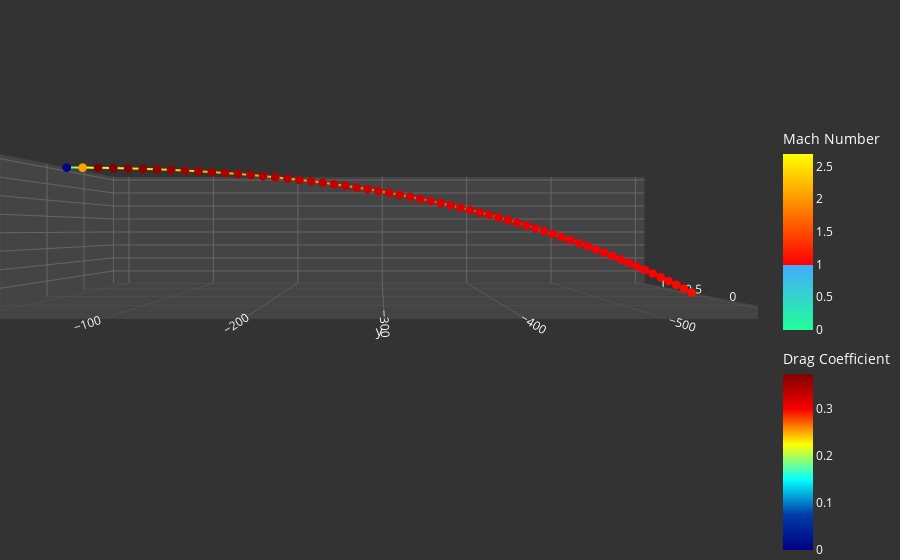

The notebook cell this image was saved under:
### Code cell
fig = go.Figure()

mach_min = df['projectile.mach_number'].min()
mach_max = df['projectile.mach_number'].max()
mach_threshold = 1.0
mach_threshold_norm = (mach_threshold - mach_min) / (mach_max - mach_min)
mach_colorscale = [
  [0.0, '#2f9'],
  [mach_threshold_norm, '#4af'],
  [mach_threshold_norm, '#f00'],
  [1.0, '#ff0']
]

fig.add_trace(go.Scatter3d(
  x=df['projectile.position.x'],
  z=df['projectile.position.y'],
  y=df['projectile.position.z'],
  mode='lines+markers',
  marker=dict(
    size=3,
    color=df['projectile.current_drag_coef'],
    colorscale='Jet',
    colorbar=dict(
      title='Drag Coefficient',
      y=0.0,
      len=0.5
    )
  ),
  line=dict(
    width=4,
    color=df['projectile.mach_number'],
    colorscale=mach_colorscale,
    colorbar=dict(
      title='Mach Number',
      y=0.5,
      len=0.5
    ),
  ),
  name='Position',
  customdata=pd.concat([
    df[[
    'timing.frame',
    'projectile.flight_time',
    'projectile.velocity.z',  # Rate Z
    'projectile.velocity.y',  # Rate Y
    'projectile.velocity.x',  # Rate X
    'projectile.velocity.length',  # Vel m/s
    'projectile.mach_number',      # Vel M
    'projectile.current_drag_coef' # Cd
  ]],
    df[[
      'projectile.position.z',  # Dist (Z)
      'projectile.position.y',  # Drop (Y)
      'projectile.position.x',  # Drift (X)
    ]].abs()
  ], axis=1),
  hovertemplate=(
    "Frame %{customdata[0]} (%{customdata[1]:.5f}s)<br>" +
    "Dist: %{customdata[8]:.2f} m | Drop: %{customdata[9]:.2f} m | Drift: %{customdata[10]:.2f} m<br>" +
    "Rate: (%{customdata[2]:.2f}, %{customdata[3]:.2f}, %{customdata[4]:.2f}) m/s<br>" +
    "Velocity: %{customdata[5]:.2f} m/s (%{customdata[6]:.2f} M)<br>" +
    "Cd: %{customdata[7]:.3f}" +
    "<extra></extra>"
  )
))


scene_ax = dict(
  backgroundcolor='#444',
  gridcolor='#666',
  showbackground=True,
  zerolinecolor='#666',
  color='white'
)
fig.update_layout(
  paper_bgcolor='#333',
  plot_bgcolor='#444',
  font=dict(
    color='white'
  ),
  scene_camera=dict(
    eye=dict(x=-2.0, y=0.0, z=0.0)  # положение "глаза камеры"
  ),
  scene=dict(
    aspectmode='manual',
    aspectratio=dict(x=1.0, y=2.5, z=0.5),
    xaxis=scene_ax,
    yaxis=scene_ax,
    zaxis=scene_ax
  ),
  margin=dict(l=0, r=0, b=0, t=10)
)

### Figure 1 — Plotly figure (JSON) as saved in the notebook; plotly's stock layout.template omitted (floating-point values rounded to 4 significant figures; data arrays with more than 128 entries replaced by an {"elided": "..."} marker saying what was removed)
{"data": [{"customdata": {"elided": "60x11 float values"}, "hovertemplate": "Frame %{customdata[0]} (%{customdata[1]:.5f}s)<br>Dist: %{customdata[8]:.2f} m | Drop: %{customdata[9]:.2f} m | Drift: %{customdata[10]:.2f} m<br>Rate: (%{customdata[2]:.2f}, %{customdata[3]:.2f}, %{customdata[4]:.2f}) m/s<br>Velocity: %{customdata[5]:.2f} m/s (%{customdata[6]:.2f} M)<br>Cd: %{customdata[7]:.3f}<extra></extra>", "line": {"color": [0.0, 2.688, 2.629, 2.573, 2.52, 2.469, 2.421, 2.375, 2.331, 2.289, 2.249, 2.211, 2.174, 2.138, 2.104, 2.071, 2.039, 2.008, 1.979, 1.95, 1.922, 1.896, 1.87, 1.845, 1.821, 1.797, 1.774, 1.752, 1.73, 1.709, 1.689, 1.669, 1.65, 1.631, 1.613, 1.595, 1.578, 1.561, 1.544, 1.528, 1.512, 1.497, 1.482, 1.467, 1.453, 1.438, 1.425, 1.411, 1.398, 1.385, 1.373, 1.36, 1.348, 1.336, 1.324, 1.313, 1.302, 1.291, 1.28, 1.269], "colorbar": {"len": 0.5, "title": {"text": "Mach Number"}, "y": 0.5}, "colorscale": [[0, "#2f9"], [0.372, "#4af"], [0.372, "#f00"], [1, "#ff0"]], "width": 4}, "marker": {"color": [0.0, 0.252, 0.3745, 0.3712, 0.3681, 0.3651, 0.3623, 0.3596, 0.357, 0.3546, 0.3522, 0.35, 0.3478, 0.3457, 0.3437, 0.3418, 0.34, 0.3382, 0.3365, 0.3348, 0.3332, 0.3317, 0.3302, 0.3287, 0.3273, 0.3259, 0.3246, 0.3233, 0.3221, 0.3209, 0.3197, 0.3186, 0.3175, 0.3164, 0.3153, 0.3143, 0.3133, 0.3123, 0.3114, 0.3105, 0.3096, 0.3087, 0.3078, 0.307, 0.3061, 0.3053, 0.3046, 0.3038, 0.303, 0.3023, 0.3016, 0.3009, 0.3002, 0.2995, 0.2988, 0.2982, 0.2975, 0.2969, 0.2963, 0.2957], "colorbar": {"len": 0.5, "title": {"text": "Drag Coefficient"}, "y": 0}, "colorscale": [[0, "rgb(0,0,131)"], [0.2, "rgb(0,60,170)"], [0.4, "rgb(5,255,255)"], [0.6, "rgb(255,255,0)"], [0.8, "rgb(250,0,0)"], [1, "rgb(128,0,0)"]], "size": 3}, "mode": "lines+markers", "name": "Position", "type": "scatter3d", "x": [0.0, 0.0, 0.0, 0.0, 0.0, 0.0, 0.0, 0.0, 0.0, 0.0, 0.0, 0.0, 0.0, 0.0, 0.0, 0.0, 0.0, 0.0, 0.0, 0.0, 0.0, 0.0, 0.0, 0.0, 0.0, 0.0, 0.0, 0.0, 0.0, 0.0, 0.0, 0.0, 0.0, 0.0, 0.0, 0.0, 0.0, 0.0, 0.0, 0.0, 0.0, 0.0, 0.0, 0.0, 0.0, 0.0, 0.0, 0.0, 0.0, 0.0, 0.0, 0.0, 0.0, 0.0, 0.0, 0.0, 0.0, 0.0, 0.0, 0.0], "y": [0.0, -15.03, -29.74, -44.15, -58.26, -72.1, -85.68, -99.01, -112.1, -125.0, -137.6, -150.0, -162.2, -174.3, -186.1, -197.8, -209.2, -220.6, -231.7, -242.7, -253.5, -264.2, -274.8, -285.2, -295.4, -305.6, -315.6, -325.5, -335.3, -344.9, -354.5, -363.9, -373.2, -382.4, -391.6, -400.6, -409.5, -418.3, -427.1, -435.7, -444.3, -452.7, -461.1, -469.4, -477.6, -485.8, -493.8, -501.8, -509.8, -517.6, -525.4, -533.1, -540.7, -548.3, -555.8, -563.2, -570.6, -577.9, -585.2, -592.4], "z": [0.0, -0.002719, -0.008099, -0.01609, -0.02663, -0.0397, -0.05523, -0.07319, -0.09355, -0.1163, -0.1413, -0.1687, -0.1983, -0.2302, -0.2642, -0.3005, -0.339, -0.3796, -0.4223, -0.4672, -0.5141, -0.5631, -0.6142, -0.6674, -0.7225, -0.7797, -0.8389, -0.9001, -0.9632, -1.028, -1.095, -1.164, -1.235, -1.308, -1.383, -1.46, -1.538, -1.619, -1.701, -1.785, -1.871, -1.959, -2.049, -2.141, -2.234, -2.329, -2.427, -2.525, -2.626, -2.729, -2.833, -2.939, -3.047, -3.157, -3.268, -3.381, -3.496, -3.613, -3.731, -3.851]}], "layout": {"font": {"color": "white"}, "margin": {"b": 0, "l": 0, "r": 0, "t": 10}, "paper_bgcolor": "#333", "plot_bgcolor": "#444", "scene": {"aspectmode": "manual", "aspectratio": {"x": 1, "y": 2.5, "z": 0.5}, "camera": {"eye": {"x": -2, "y": 0, "z": 0}}, "xaxis": {"backgroundcolor": "#444", "color": "white", "gridcolor": "#666", "showbackground": true, "zerolinecolor": "#666"}, "yaxis": {"backgroundcolor": "#444", "color": "white", "gridcolor": "#666", "showbackground": true, "zerolinecolor": "#666"}, "zaxis": {"backgroundcolor": "#444", "color": "white", "gridcolor": "#666", "showbackground": true, "zerolinecolor": "#666"}}}}
